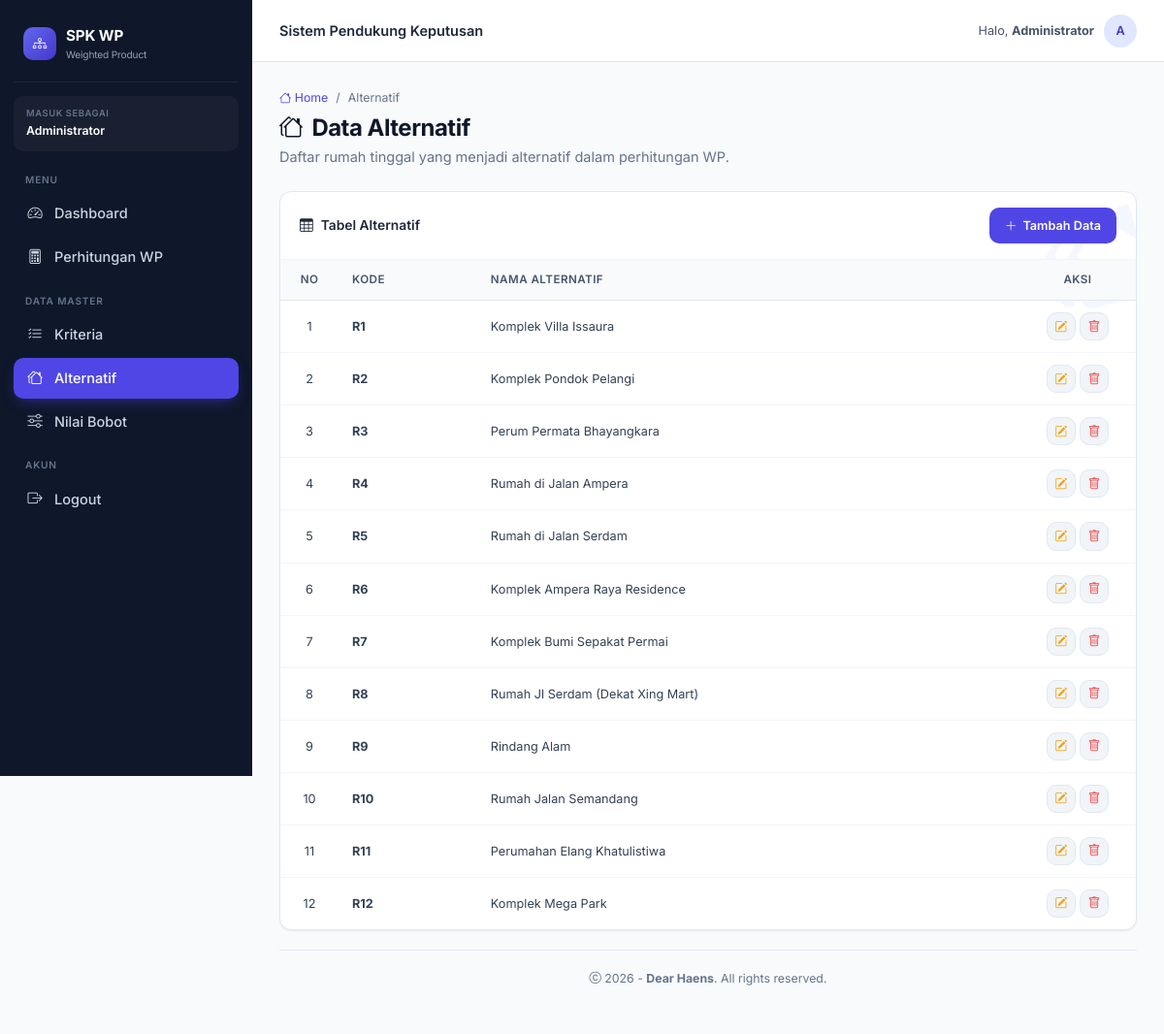
The page /admin/alternatif.php (signed in) on the database its author committed.
### tables this page shows
CREATE TABLE `alternatif` (
  `id_alter` int(11) NOT NULL,
  `code` varchar(128) DEFAULT NULL,
  `alternatif` varchar(128) DEFAULT NULL
);

### admin/config/database.php (called while the page is built, shortened)
<?php
function db(): PDO
{
    static $pdo = null;
    if ($pdo === null) {
        $host = $_ENV['DB_HOST'] ?? 'localhost';
        $name = $_ENV['DB_NAME'] ?? 'db_wp_kel9';
        $user = $_ENV['DB_USER'] ?? 'root';
        $pass = $_ENV['DB_PASS'] ?? '';
        try {
            $pdo = new PDO(
                "mysql:host={$host};dbname={$name};charset=utf8mb4",
                $user,
                $pass,
                [
                    PDO::ATTR_ERRMODE            => PDO::ERRMODE_EXCEPTION,
                    PDO::ATTR_DEFAULT_FETCH_MODE => PDO::FETCH_ASSOC,
                    PDO::ATTR_EMULATE_PREPARES   => false,
                ]
            );
        } catch (PDOException $e) {
            die('Koneksi database gagal: ' . htmlspecialchars($e->getMessage()));
        }
    }
    return $pdo;
}

### admin/functions/helpers.php (called while the page is built, shortened)
<?php
function e(?string $s): string
{
    return htmlspecialchars((string) $s, ENT_QUOTES, 'UTF-8');
}

### admin/alternatif.php (the view, shortened to what this page needs)
<?php
require __DIR__ . '/config/database.php';
require __DIR__ . '/functions/helpers.php';
$stmt = db()->query("SELECT * FROM alternatif ORDER BY id_alter ASC");
$alternatifList = $stmt->fetchAll();
include 'template/head.php';
include 'template/nav-side.php';
include 'template/nav-top.php';
?>
<div class="page-header">
    <nav>
        <ol class="breadcrumb-modern">
            <li><a href="index.php"><i class="bi bi-house"></i> Home</a></li>
            <li>/</li>
            <li>Alternatif</li>
        </ol>
    </nav>
    <h1><i class="bi bi-houses"></i> Data Alternatif</h1>
    <p>Daftar rumah tinggal yang menjadi alternatif dalam perhitungan WP.</p>
</div>
<div class="card-modern">
    <div class="card-head">
        <h5><i class="bi bi-table"></i> Tabel Alternatif</h5>
        <button type="button" class="btn-brand" data-bs-toggle="modal" data-bs-target="#addModal">
            <i class="bi bi-plus-lg"></i> Tambah Data
        </button>
    </div>
    <div class="card-body p-0">
        <div class="table-responsive">
            <table class="table-modern">
                <thead>
                    <tr>
                        <th width="60px" class="text-center">No</th>
                        <th>Kode</th>
                        <th>Nama Alternatif</th>
                        <th width="120px" class="text-center">Aksi</th>
                    </tr>
                </thead>
                <tbody>
                    <?php if (empty($alternatifList)): ?>
                        <tr>
                            <td colspan="4">
                                <div class="empty-state">
                                    <img src="https://illustrations.popsy.co/amber/house.svg" alt="Empty">
                                    <h4>Belum Ada Data Alternatif</h4>
                                    <p>Silakan tambahkan data rumah yang akan dijadikan alternatif pemilihan.</p>
                                </div>
                            </td>
                        </tr>
                    <?php else: ?>
                        <?php $no = 1; foreach ($alternatifList as $row): ?>
                            <tr>
                                <td class="text-center"><?= $no++ ?></td>
                                <td><strong><?= e($row['code']) ?></strong></td>
                                <td><?= e($row['alternatif']) ?></td>
                                <td class="text-center" style="white-space: nowrap;">
                                    <button class="btn-soft" style="padding: 4px 8px;" data-bs-toggle="modal" data-bs-target="#editModal<?= $row['id_alter'] ?>" title="Edit">
                                        <i class="bi bi-pencil-square" style="color: #f59e0b;"></i>
                                    </button>
                                    <button class="btn-soft" style="padding: 4px 8px;" data-bs-toggle="modal" data-bs-target="#deleteModal<?= $row['id_alter'] ?>" title="Hapus">
                                        <i class="bi bi-trash" style="color: #ef4444;"></i>
                                    </button>
                                </td>
                            </tr>
                        <?php endforeach; ?>
                    <?php endif; ?>
                </tbody>
            </table>
        </div>
    </div>
</div>
<?php include 'template/footer.php'; ?>

### admin/template/head.php (shortened to what this page needs)
<!DOCTYPE html>
<html lang="id">
<head>
    <link href="https://cdn.jsdelivr.net/npm/bootstrap@5.3.3/dist/css/bootstrap.min.css" rel="stylesheet">
    <link href="https://cdn.jsdelivr.net/npm/bootstrap-icons@1.11.3/font/bootstrap-icons.css" rel="stylesheet">
    <link rel="stylesheet" href="assets/css/app.css">
</head>
<body>
<div class="app-wrapper">

### admin/template/nav-side.php
<?php
$current = basename($_SERVER['PHP_SELF']);
function nav_active($file, $current) {
    return $file === $current ? 'active' : '';
}
?>
<aside class="app-sidebar" id="appSidebar">
    <div class="brand">
        <div class="logo"><i class="bi bi-diagram-3"></i></div>
        <div>
            SPK WP
            <div style="font-size:.7rem;font-weight:400;color:var(--slate-400);">Weighted Product</div>
        </div>
    </div>
    <div style="padding: 10px 12px; margin-bottom: 8px; background: rgba(255,255,255,.04); border-radius: 10px; border: 1px solid <?= IS_DEMO ? 'rgba(245,158,11,.3)' : 'transparent' ?>;">
        <div style="font-size: .65rem; color: var(--slate-500); text-transform: uppercase; letter-spacing: .06em; font-weight: 600;">
            <?= IS_DEMO ? 'Mode Demo' : 'Masuk sebagai' ?>
        </div>
        <div style="font-weight: 600; color: <?= IS_DEMO ? '#fcd34d' : '#fff' ?>; font-size: .85rem; margin-top: 2px; white-space: nowrap; overflow: hidden; text-overflow: ellipsis;">
            <?= htmlspecialchars($_SESSION['nama_lengkap'] ?? 'Admin') ?>
        </div>
    </div>
    <div class="nav-section">Menu</div>
    <a href="index.php"      class="nav-link <?= nav_active('index.php', $current) ?>">
        <i class="bi bi-speedometer2"></i> Dashboard
    </a>
    <a href="hitung.php"     class="nav-link <?= nav_active('hitung.php', $current) ?>">
        <i class="bi bi-calculator"></i> Perhitungan WP
    </a>
    <div class="nav-section">Data Master</div>
    <a href="kriteria.php"   class="nav-link <?= nav_active('kriteria.php', $current) ?>">
        <i class="bi bi-list-check"></i> Kriteria
    </a>
    <a href="alternatif.php" class="nav-link <?= nav_active('alternatif.php', $current) ?>">
        <i class="bi bi-houses"></i> Alternatif
    </a>
    <a href="bobot.php"      class="nav-link <?= nav_active('bobot.php', $current) ?>">
        <i class="bi bi-sliders"></i> Nilai Bobot
    </a>
    <div class="nav-section">Akun</div>
    <a href="#" id="btnLogout" class="nav-link">
    <i class="bi bi-box-arrow-right"></i> Logout
</a>
</aside>

### admin/template/nav-top.php (shortened to what this page needs)
<div class="app-main">
    <header class="app-topbar">
        <div class="d-flex align-items-center gap-3">
            <h6 class="page-title mb-0">Sistem Pendukung Keputusan</h6>
        </div>
        <div class="user-chip">
            <span class="d-none d-sm-inline">
                Halo, <strong><?= htmlspecialchars($_SESSION['nama_lengkap'] ?? 'Admin') ?></strong>
            </span>
            <div class="avatar" title="<?= htmlspecialchars($_SESSION['nama_lengkap'] ?? 'Admin') ?>">
                <?= htmlspecialchars(strtoupper(substr($_SESSION['nama_lengkap'] ?? 'A', 0, 1))) ?>
            </div>
        </div>
    </header>
    <main class="app-content">

### admin/template/footer.php (shortened to what this page needs)
        <footer style="padding: 20px 28px; border-top: 1px solid var(--slate-200); text-align: center; font-size: 0.85rem; color: var(--slate-500); margin-top: auto;">
            <i class="bi bi-c-circle"></i> <?= date('Y') ?> - <strong>Dear Haens</strong>. All rights reserved.
        </footer>
    </main>
</div>
</div>
</body>
</html>

### rows shown on the page
alternatif: code "R1", alternatif "Komplek Villa Issaura"
alternatif: code "R2", alternatif "Komplek Pondok Pelangi"
alternatif: code "R3", alternatif "Perum Permata Bhayangkara"
alternatif: code "R4", alternatif "Rumah di Jalan Ampera"
alternatif: code "R5", alternatif "Rumah di Jalan Serdam"
alternatif: code "R6", alternatif "Komplek Ampera Raya Residence"
alternatif: code "R7", alternatif "Komplek Bumi Sepakat Permai"
alternatif: code "R8", alternatif "Rumah Jl Serdam (Dekat Xing Mart)"
alternatif: code "R9", alternatif "Rindang Alam"
alternatif: code "R10", alternatif "Rumah Jalan Semandang"
alternatif: code "R11", alternatif "Perumahan Elang Khatulistiwa"
alternatif: code "R12", alternatif "Komplek Mega Park"

### other values the page prints
$_SESSION['nama_lengkap'] "Administrator"
substr($_SESSION['nama_lengkap'] ?? 'A', 0, 1) "A"
